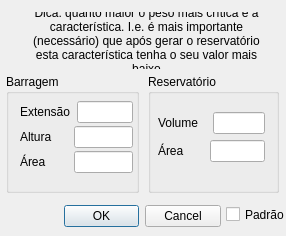
<?xml version="1.0" encoding="UTF-8"?>
<ui version="4.0">
 <class>janelaopcaofb</class>
 <widget class="QDialog" name="janelaopcaofb">
  <property name="geometry">
   <rect>
    <x>0</x>
    <y>0</y>
    <width>286</width>
    <height>236</height>
   </rect>
  </property>
  <property name="minimumSize">
   <size>
    <width>286</width>
    <height>236</height>
   </size>
  </property>
  <property name="maximumSize">
   <size>
    <width>286</width>
    <height>16777215</height>
   </size>
  </property>
  <property name="windowTitle">
   <string>Peso das características</string>
  </property>
  <property name="windowIcon">
   <iconset>
    <normaloff>../imagens/logo3.png</normaloff>../imagens/logo3.png</iconset>
  </property>
  <widget class="QDialogButtonBox" name="buttonBox">
   <property name="geometry">
    <rect>
     <x>64</x>
     <y>200</y>
     <width>157</width>
     <height>32</height>
    </rect>
   </property>
   <property name="orientation">
    <enum>Qt::Horizontal</enum>
   </property>
   <property name="standardButtons">
    <set>QDialogButtonBox::Cancel|QDialogButtonBox::Ok</set>
   </property>
  </widget>
  <widget class="QGroupBox" name="groupBox">
   <property name="geometry">
    <rect>
     <x>6</x>
     <y>74</y>
     <width>133</width>
     <height>119</height>
    </rect>
   </property>
   <property name="title">
    <string>Barragem</string>
   </property>
   <widget class="QWidget" name="layoutWidget">
    <property name="geometry">
     <rect>
      <x>14</x>
      <y>24</y>
      <width>113</width>
      <height>80</height>
     </rect>
    </property>
    <layout class="QVBoxLayout" name="verticalLayout">
     <property name="spacing">
      <number>0</number>
     </property>
     <item>
      <layout class="QHBoxLayout" name="horizontalLayout">
       <property name="spacing">
        <number>6</number>
       </property>
       <item>
        <widget class="QLabel" name="label">
         <property name="text">
          <string>Extensão</string>
         </property>
        </widget>
       </item>
       <item>
        <widget class="QLineEdit" name="caixaEntradaPesoEB">
         <property name="sizePolicy">
          <sizepolicy hsizetype="Fixed" vsizetype="Fixed">
           <horstretch>0</horstretch>
           <verstretch>0</verstretch>
          </sizepolicy>
         </property>
        </widget>
       </item>
      </layout>
     </item>
     <item>
      <layout class="QHBoxLayout" name="horizontalLayout_2">
       <property name="spacing">
        <number>22</number>
       </property>
       <item>
        <widget class="QLabel" name="label_2">
         <property name="text">
          <string>Altura</string>
         </property>
        </widget>
       </item>
       <item>
        <widget class="QLineEdit" name="caixaEntradaPesoHB">
         <property name="sizePolicy">
          <sizepolicy hsizetype="Fixed" vsizetype="Fixed">
           <horstretch>0</horstretch>
           <verstretch>0</verstretch>
          </sizepolicy>
         </property>
        </widget>
       </item>
      </layout>
     </item>
     <item>
      <layout class="QHBoxLayout" name="horizontalLayout_3">
       <property name="spacing">
        <number>28</number>
       </property>
       <item>
        <widget class="QLabel" name="label_3">
         <property name="text">
          <string>Área</string>
         </property>
        </widget>
       </item>
       <item>
        <widget class="QLineEdit" name="caixaEntradaPesoAB">
         <property name="sizePolicy">
          <sizepolicy hsizetype="Fixed" vsizetype="Fixed">
           <horstretch>0</horstretch>
           <verstretch>0</verstretch>
          </sizepolicy>
         </property>
        </widget>
       </item>
      </layout>
     </item>
    </layout>
   </widget>
  </widget>
  <widget class="QGroupBox" name="groupBox_2">
   <property name="geometry">
    <rect>
     <x>148</x>
     <y>74</y>
     <width>131</width>
     <height>119</height>
    </rect>
   </property>
   <property name="title">
    <string>Reservatório</string>
   </property>
   <widget class="QWidget" name="layoutWidget">
    <property name="geometry">
     <rect>
      <x>10</x>
      <y>38</y>
      <width>107</width>
      <height>52</height>
     </rect>
    </property>
    <layout class="QVBoxLayout" name="verticalLayout_2">
     <item>
      <layout class="QHBoxLayout" name="horizontalLayout_4">
       <property name="spacing">
        <number>15</number>
       </property>
       <item>
        <widget class="QLabel" name="label_4">
         <property name="text">
          <string>Volume</string>
         </property>
        </widget>
       </item>
       <item>
        <widget class="QLineEdit" name="caixaEntradaPesoC"/>
       </item>
      </layout>
     </item>
     <item>
      <layout class="QHBoxLayout" name="horizontalLayout_5">
       <property name="spacing">
        <number>23</number>
       </property>
       <item>
        <widget class="QLabel" name="label_5">
         <property name="text">
          <string>Área </string>
         </property>
        </widget>
       </item>
       <item>
        <widget class="QLineEdit" name="caixaEntradaPesoAA"/>
       </item>
      </layout>
     </item>
    </layout>
   </widget>
  </widget>
  <widget class="QLabel" name="label_7">
   <property name="geometry">
    <rect>
     <x>30</x>
     <y>12</y>
     <width>233</width>
     <height>57</height>
    </rect>
   </property>
   <property name="text">
    <string>Dica: quanto maior o peso mais crítica é a característica. I.e. é mais importante (necessário) que após gerar o reservatório esta característica tenha o seu valor mais baixo</string>
   </property>
   <property name="alignment">
    <set>Qt::AlignCenter</set>
   </property>
   <property name="wordWrap">
    <bool>true</bool>
   </property>
  </widget>
  <widget class="QCheckBox" name="checkBoxPadrao">
   <property name="geometry">
    <rect>
     <x>226</x>
     <y>206</y>
     <width>70</width>
     <height>17</height>
    </rect>
   </property>
   <property name="text">
    <string>Padrão</string>
   </property>
  </widget>
 </widget>
 <resources/>
 <connections>
  <connection>
   <sender>buttonBox</sender>
   <signal>accepted()</signal>
   <receiver>janelaopcaofb</receiver>
   <slot>accept()</slot>
   <hints>
    <hint type="sourcelabel">
     <x>248</x>
     <y>254</y>
    </hint>
    <hint type="destinationlabel">
     <x>157</x>
     <y>274</y>
    </hint>
   </hints>
  </connection>
  <connection>
   <sender>buttonBox</sender>
   <signal>rejected()</signal>
   <receiver>janelaopcaofb</receiver>
   <slot>reject()</slot>
   <hints>
    <hint type="sourcelabel">
     <x>316</x>
     <y>260</y>
    </hint>
    <hint type="destinationlabel">
     <x>286</x>
     <y>274</y>
    </hint>
   </hints>
  </connection>
 </connections>
</ui>
